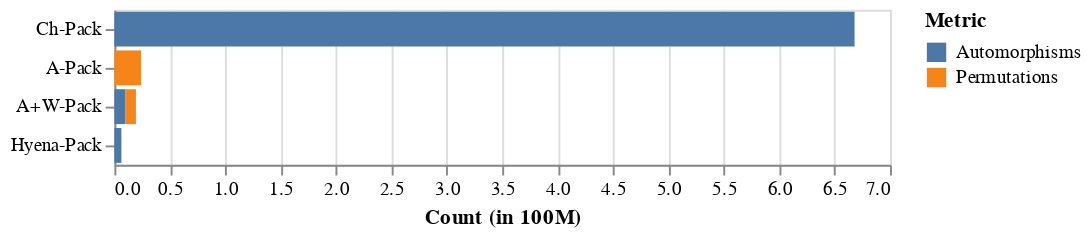

The notebook cell saved with this chart:
### Code cell
SCALE = 100000000
temp_dd = []

# for data in [data_gnmt, data_resnet, data_mobile]:
for data in [data_resnet]:
    # Calls
    structs = ['Stats']
    keys = ['Automorphisms','Permutations']
    # structs = ['KSH', 'MUL', 'NTT']

    for model in data:
        layer_list = list(data[model].keys())[:-1]
        if 'ngraph' in model[0]:
            continue
        if 'f1' not in model[2]:
            continue
        if 'plus' in model[0]:
            continue
        for layer in layer_list:
#             if 'Residual' not in layer:
#                 continue
            for s in structs:
                for metric,vals in data[model][layer][s].items():
                    if metric in keys:
                        if vals == 0:
                            continue
                        temp_dd.append([replace_strings_pseudo["_".join(model)], data[model][layer]['Layer'], metric, vals/SCALE])

    df_dd = pd.DataFrame(temp_dd, columns=['Model', 'Layer', 'Metric', "Count"])
    # df_l = df_temp[df_temp['Layer'] == 'CONV 2 1 2']
    # df_l = df_temp[df_temp['Layer'] == 'CONV 2 1 Residual']
    dd = df_dd.groupby(['Model','Metric']).sum().reset_index()


    at1 = alt.Chart(dd).mark_bar().encode(
        y=alt.Y('Model', axis=alt.Axis(title=None), sort=['Ch-Pack','A-Pack','A+W-Pack','Hyena-Pack']),
        x=alt.X('Count', title='Count (in 100M)'),
        color='Metric'
    )

    print(dd)

    at1.display()

### Figure 1 — Vega-Lite specification as saved in the notebook (floating-point values rounded to 4 significant figures)
{"config": {"view": {"continuousWidth": 400, "continuousHeight": 300}}, "data": {"name": "data-5d26aac3f8371022790384aab28de55d"}, "mark": "bar", "encoding": {"color": {"field": "Metric", "type": "nominal"}, "x": {"field": "Count", "title": "Count (in 100M)", "type": "quantitative"}, "y": {"axis": {"title": null}, "field": "Model", "sort": ["Ch-Pack", "A-Pack", "A+W-Pack", "Hyena-Pack"], "type": "nominal"}}, "$schema": "https://vega.github.io/schema/vega-lite/v4.17.0.json", "datasets": {"data-5d26aac3f8371022790384aab28de55d": [{"Model": "A+W-Pack", "Metric": "Automorphisms", "Count": 0.09716}, {"Model": "A+W-Pack", "Metric": "Permutations", "Count": 0.09716}, {"Model": "A-Pack", "Metric": "Permutations", "Count": 0.2398}, {"Model": "Ch-Pack", "Metric": "Automorphisms", "Count": 6.68}, {"Model": "Hyena-Pack", "Metric": "Automorphisms", "Count": 0.06308}, {"Model": "Hyena-Pack", "Metric": "Permutations", "Count": 0.0002377}]}}
